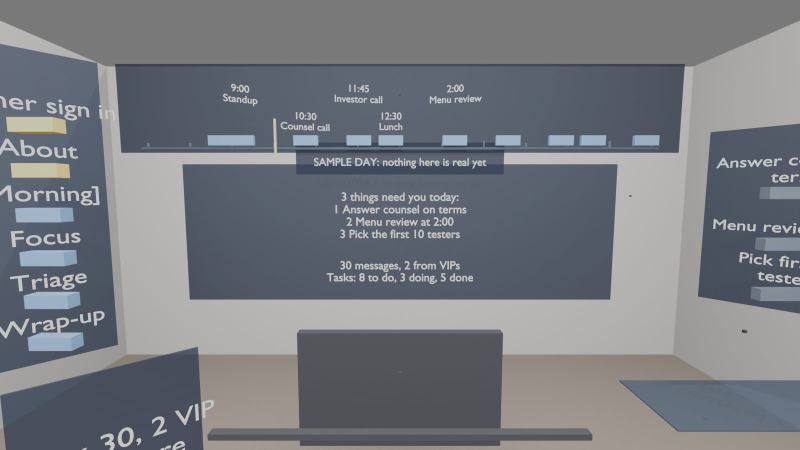
#> input picture more-room/renders/mr-morning-eye.jpg, 1600 x 900 px (shown at 1/2 size)
$ python -i make_sheet.py   (imports and definitions only)
#> lines starting #> are read from the running program, lines starting #| are printed output that depends on the picture
"""
@kosmos-system   More Room (world://more-room.micknerks, world://more-room-mr.micknerks)
@kosmos-owner    micknerks

A side-by-side sheet: the CEO's two holographic-glass references beside the
More Room renders, so the look can be judged against what was asked for.

Usage (Pillow through uv; the references stay outside this repo):
  uv run --with pillow python more-room/tools/make_sheet.py <ref1> <ref2> <renders_png_dir> <out.jpg>

The sheet is a review image for the CEO, not a world asset: write it outside
the repo (the references are his, not ours to redistribute).
"""
import os
import sys

from PIL import Image, ImageDraw, ImageFont

# [1 line that did not run here, left out]
CELL_W, CELL_H, CAP, GAP, TITLE = 800, 450, 34, 12, 64
BG, FG, DIM = (8, 12, 20), (235, 240, 245), (95, 230, 255)

# (path, caption) per cell, three per row.
# [5 lines that did not run here, left out]


def font(size):
#> called with size = 22
    for name in ("segoeui.ttf", "arial.ttf", "DejaVuSans.ttf"):
        try:
            return ImageFont.truetype(name, size)
        except OSError:
            pass
    return ImageFont.load_default()


def fit(path):
    """The image scaled to cover the cell, centre-cropped (no letterbox bars)."""
#> called with path = '../renders/mr-morning-eye.jpg'
    im = Image.open(path).convert("RGB")
#> im is the input picture: PIL image 1600x900 RGB; mean R, G, B 118.5, 121.6, 127.4
    s = max(CELL_W / im.width, CELL_H / im.height)
#> s = 0.5
    im = im.resize((round(im.width * s), round(im.height * s)), Image.LANCZOS)
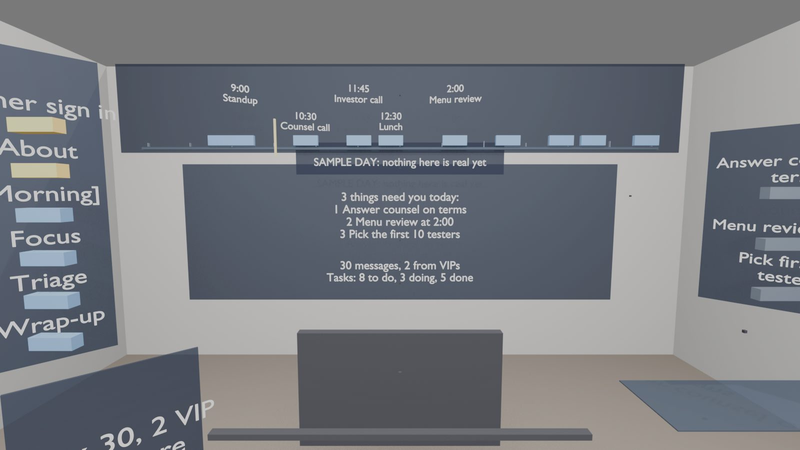
#> im: PIL image 800x450 RGB; mean R, G, B 118.5, 121.6, 127.4
    x, y = (im.width - CELL_W) // 2, (im.height - CELL_H) // 2
#> x = 0; y = 0
    return im.crop((x, y, x + CELL_W, y + CELL_H))


# [1 line that did not run here, left out]
# [1 line that did not run here, left out]
# [1 line that did not run here, left out]
# [1 line that did not run here, left out]
# [1 line that did not run here, left out]
# [1 line not run here, left out]
cap = font(22)
# [9 lines not run here, left out]

>>> result = fit('../renders/mr-morning-eye.jpg')

$ run again, on more-room/renders/mr-about-eye.jpg
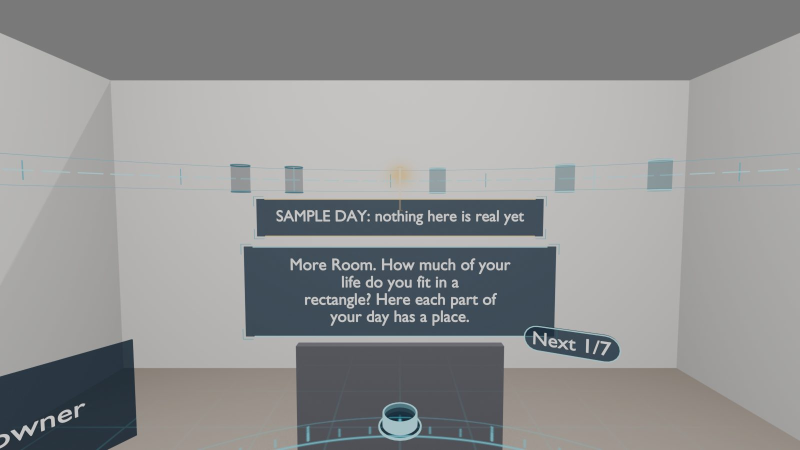
#> input picture more-room/renders/mr-about-eye.jpg, 1600 x 900 px (shown at 1/2 size)
#> in fit, im is the input picture: PIL image 1600x900 RGB; mean R, G, B 145.3, 146.3, 146.4
#> in fit, `im = im.resize((round(im.width * s), round(im.height * s)), Image.LANC..`:
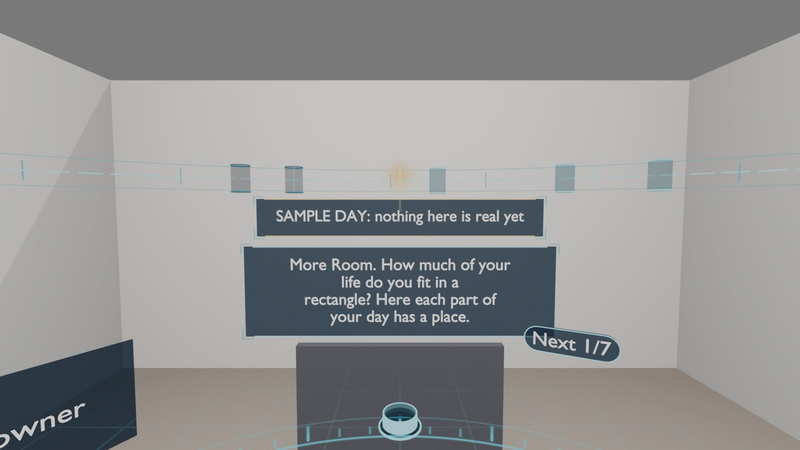
#> im: PIL image 800x450 RGB; mean R, G, B 145.3, 146.2, 146.4

$ run again, on more-room/renders/mr-focus-desk.jpg
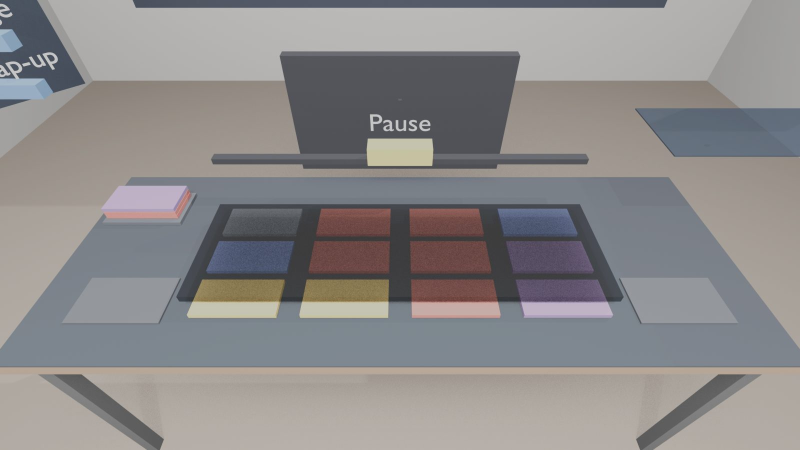
#> input picture more-room/renders/mr-focus-desk.jpg, 1600 x 900 px (shown at 1/2 size)
#> in fit, im is the input picture: PIL image 1600x900 RGB; mean R, G, B 140.8, 138.3, 138.3
#> in fit, `im = im.resize((round(im.width * s), round(im.height * s)), Image.LANC..`:
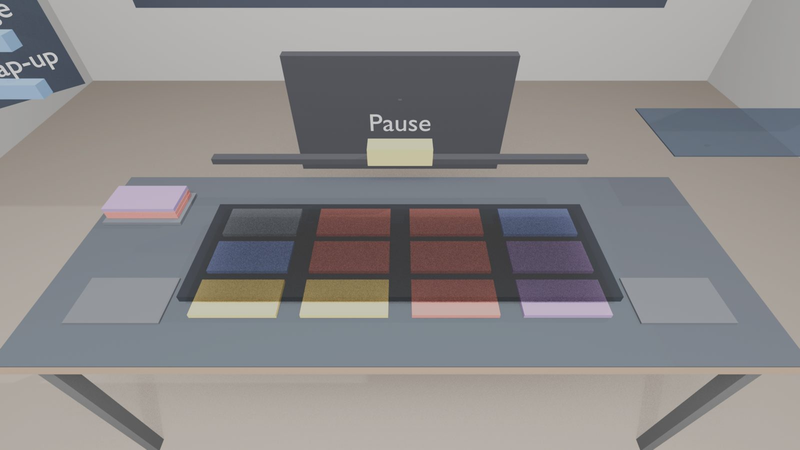
#> im: PIL image 800x450 RGB; mean R, G, B 140.8, 138.3, 138.3
